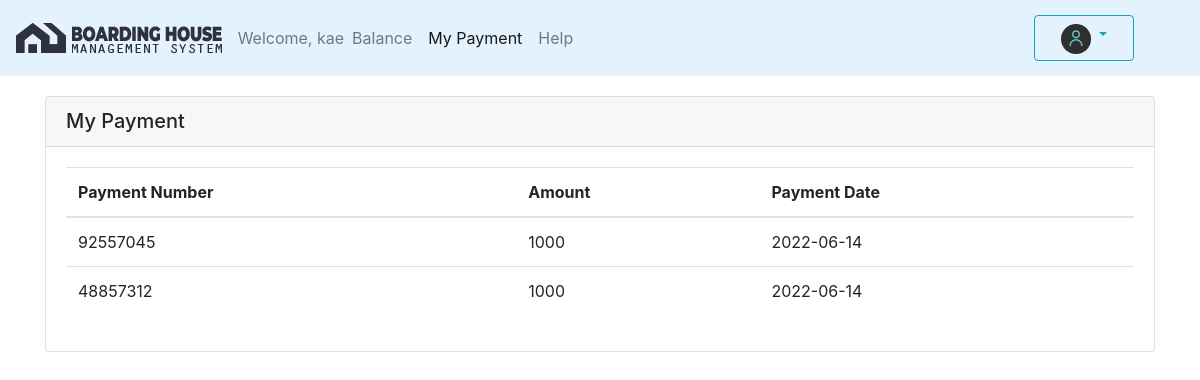
Page /User/myPayment.php (signed in) on the committed database.
### tables this page shows
CREATE TABLE `boarders` (
  `boarder_id` int(11) NOT NULL,
  `first_name` varchar(50) NOT NULL,
  `last_name` varchar(50) NOT NULL,
  `sex` varchar(10) NOT NULL,
  `birthdate` varchar(255) NOT NULL,
  `year` varchar(255) NOT NULL,
  `contact_number` varchar(11) NOT NULL,
  `contact_person` varchar(255) NOT NULL,
  `permanent_add` varchar(255) NOT NULL,
  `email_add` varchar(255) NOT NULL,
  `username` varchar(50) NOT NULL,
  `password` varchar(50) NOT NULL,
  `imgname` varchar(255) NOT NULL,
  `imgsrc` varchar(255) NOT NULL
);

CREATE TABLE `payments` (
  `payment_id` int(100) NOT NULL,
  `payment_number` int(100) NOT NULL,
  `boarder_id` int(100) NOT NULL,
  `amount` int(100) NOT NULL,
  `payment_date` varchar(255) DEFAULT NULL
);

### User/myPayment.php (the view, shortened to what this page needs)
<?php
    include("../config.php");
    $user_check=$_SESSION['user'];
    $sql="SELECT * FROM boarders WHERE username='$user_check'";
    $stmt=$conn->query($sql);
    $row=$stmt->fetch(PDO::FETCH_ASSOC);
    $login_user=$row['username'];
    $imgsrc=$row['imgsrc'];
?>
<!DOCTYPE html>
<html lang="en">
<head>
    <link rel="stylesheet" href="../bootstrap/css/bootstrap.css">
    <link rel="stylesheet" href="../fontawesome/css/all.css">
</head>
<body>
    <nav class="navbar navbar-expand-lg navbar-light" style="background-color: #e3f2fd;">
        <a class="navbar-brand" href="#">
            <img src="../Assets/logo/main-logo.png" class="d-inline-block align-top" alt="">
            <img src="../Assets/logo/main-logo-text.png" class="d-inline-block align-top" alt="">
        </a>
        <div class="collapse navbar-collapse" id="navbarSupportedContent">
            <ul class="navbar-nav mr-auto">
                <li class="nav-item">
					<span class="navbar-text">Welcome, <?php echo $login_user ?></span>
				</li>
                <li class="nav-item">
                    <a class="nav-link" href="balance.php">Balance</a>
                </li>
                <li class="nav-item active">
                    <a class="nav-link" href="myPayment.php">My Payment</a>
                </li>
                <li class="nav-item">
                    <a class="nav-link" href="help.php">Help</a>
                </li>
            </ul>
            <div class="dropdown" style="padding-right: 50px">
                <button type="button" class="btn btn-outline-info dropdown-toggle" data-toggle="dropdown" aria-haspopup="true" aria-expanded="false" style="width: 100px">
                    <span class="navbar-text" style="font-size: 15px; padding:0">
                    <img src=<?php echo $imgsrc==""?"../Assets/logo/user.png":$imgsrc ?> width="30" height="30" class="d-inline-block align-top" alt="">
                    </span>
                </button>
			</div>
        </div>
    </nav>
    <div class="container" style="margin-top: 20px;">
        <div class="card">
            <div class="card-header">
                <h5 class="d-inline">My Payment</h5>
            </div>
            <div class="card-body">
                <table class="table table-hover">
                    <thead>
                        <tr>
                            <th>Payment Number</th>
                            <th>Amount</th>
                            <th>Payment Date</th>
                        </tr>
                    </thead>
                    <tbody>
                        <?php
                            $sql="SELECT * FROM payments";
                            $stmt=$conn->query($sql);
                            while($row=$stmt->fetch(PDO::FETCH_ASSOC)){
                        ?>
                        <tr>
                            <td><?php echo $row['payment_number']; ?></td>
                            <td><?php echo $row['amount']; ?></td>
                            <td><?php echo $row['payment_date']; ?></td>
                        </tr>
                        <?php } ?>
                    </tbody>
                </table>
            </div>
        </div>
</body>
</html>

### rows in the picture
boarders: username "kae"
payments: payment_number "92557045", amount "1000", payment_date "2022-06-14"
payments: payment_number "48857312", amount "1000", payment_date "2022-06-14"
